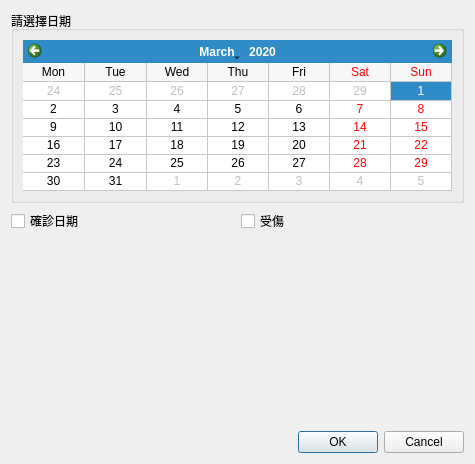
<?xml version="1.0" encoding="UTF-8"?>
<ui version="4.0">
 <class>Dialog_calendar</class>
 <widget class="QDialog" name="Dialog_calendar">
  <property name="windowModality">
   <enum>Qt::NonModal</enum>
  </property>
  <property name="geometry">
   <rect>
    <x>0</x>
    <y>0</y>
    <width>475</width>
    <height>464</height>
   </rect>
  </property>
  <property name="sizePolicy">
   <sizepolicy hsizetype="Preferred" vsizetype="Preferred">
    <horstretch>0</horstretch>
    <verstretch>0</verstretch>
   </sizepolicy>
  </property>
  <property name="windowTitle">
   <string>日期選擇</string>
  </property>
  <layout class="QVBoxLayout" name="verticalLayout">
   <item>
    <widget class="QGroupBox" name="groupBox_calendar">
     <property name="title">
      <string>請選擇日期</string>
     </property>
     <property name="flat">
      <bool>true</bool>
     </property>
     <layout class="QGridLayout" name="gridLayout">
      <item row="0" column="0">
       <widget class="QCalendarWidget" name="calendarWidget">
        <property name="selectedDate">
         <date>
          <year>2020</year>
          <month>3</month>
          <day>1</day>
         </date>
        </property>
        <property name="gridVisible">
         <bool>true</bool>
        </property>
        <property name="verticalHeaderFormat">
         <enum>QCalendarWidget::NoVerticalHeader</enum>
        </property>
        <property name="navigationBarVisible">
         <bool>true</bool>
        </property>
        <property name="dateEditEnabled">
         <bool>false</bool>
        </property>
       </widget>
      </item>
     </layout>
    </widget>
   </item>
   <item>
    <layout class="QGridLayout" name="gridLayout_2">
     <item row="0" column="0">
      <widget class="QCheckBox" name="checkBox_infectious_date">
       <property name="text">
        <string>確診日期</string>
       </property>
      </widget>
     </item>
     <item row="0" column="1">
      <widget class="QCheckBox" name="checkBox_injury">
       <property name="text">
        <string>受傷</string>
       </property>
      </widget>
     </item>
    </layout>
   </item>
   <item>
    <spacer name="verticalSpacer">
     <property name="orientation">
      <enum>Qt::Vertical</enum>
     </property>
     <property name="sizeHint" stdset="0">
      <size>
       <width>20</width>
       <height>40</height>
      </size>
     </property>
    </spacer>
   </item>
   <item>
    <widget class="QDialogButtonBox" name="buttonBox">
     <property name="orientation">
      <enum>Qt::Horizontal</enum>
     </property>
     <property name="standardButtons">
      <set>QDialogButtonBox::Cancel|QDialogButtonBox::Ok</set>
     </property>
     <property name="centerButtons">
      <bool>false</bool>
     </property>
    </widget>
   </item>
  </layout>
 </widget>
 <resources/>
 <connections>
  <connection>
   <sender>buttonBox</sender>
   <signal>accepted()</signal>
   <receiver>Dialog_calendar</receiver>
   <slot>accept()</slot>
   <hints>
    <hint type="sourcelabel">
     <x>248</x>
     <y>254</y>
    </hint>
    <hint type="destinationlabel">
     <x>157</x>
     <y>274</y>
    </hint>
   </hints>
  </connection>
  <connection>
   <sender>buttonBox</sender>
   <signal>rejected()</signal>
   <receiver>Dialog_calendar</receiver>
   <slot>reject()</slot>
   <hints>
    <hint type="sourcelabel">
     <x>316</x>
     <y>260</y>
    </hint>
    <hint type="destinationlabel">
     <x>286</x>
     <y>274</y>
    </hint>
   </hints>
  </connection>
 </connections>
</ui>
